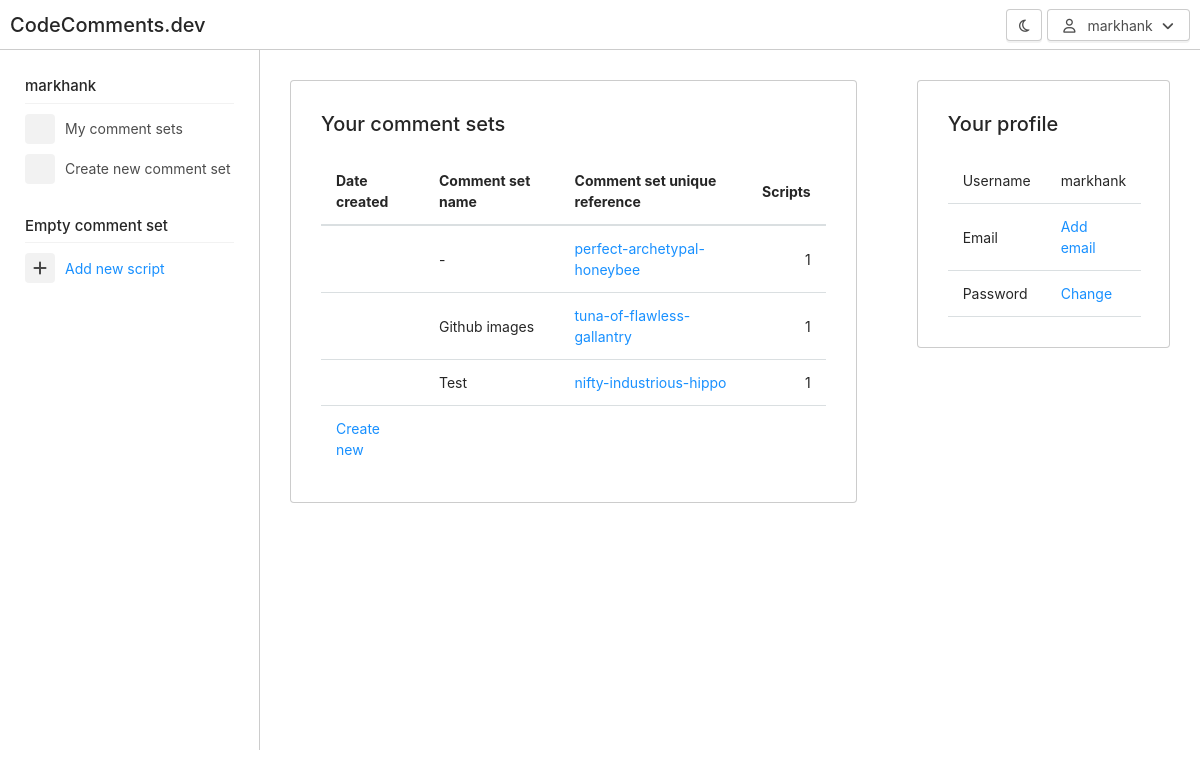
The app's page /profile (signed in) with its own data.
### project/models.py (models this page shows, shortened)
class User(UserMixin, db.Model):
    id = db.Column(db.Integer, primary_key=True)
    email = db.Column(db.String(100))
    password = db.Column(db.String(100))
    username = db.Column(db.String(100), unique=True)
    is_superuser = db.Column(db.Boolean)
    verified = db.Column(db.Boolean)
    unique_setup_key = db.Column(db.String(30))
    snapshots = db.relationship('Snapshot', backref='owner', lazy=True)

class Snapshot(db.Model):
    id = db.Column(db.Integer, primary_key=True)
    unique_reference = db.Column(db.String(100))
    nickname = db.Column(db.String(100))
    repo_author = db.Column(db.String(50))
    repo_name = db.Column(db.String(100))
    url = db.Column(db.String(300))
    owner_id = db.Column(db.ForeignKey('user.id'))
    date_snapped = db.Column(db.DateTime)
    date_last_comment = db.Column(db.DateTime)
    @property
    def date_snapped_timestamp(self):
        return datetime.timestamp(self.date_snapped)
    gists = db.relationship('Gist', backref='snapshot', lazy=True)
    @property
    def gist_count(self):
        gist_count = Gist.query.filter_by(snapshot_id = self.id).count()
        return gist_count

### project/auth.py (the view)
@auth.get('/profile')
@login_required
def profile():
    user_snapshots = Snapshot.query.filter_by(owner_id = current_user.id).all()
    return render_template('profile.html',
                           snapshot=None,
                           gist=None,
                           user_snapshots = user_snapshots)

### project/__init__.py (called while the page is built)
@login_manager.user_loader
def load_user(user_id):
    return User.query.get(int(user_id))

### project/templates/profile.html (shortened to what this page needs)
{% extends "base.html" %}
{% block stylesheets %}
<link rel="stylesheet" href="//cdn.datatables.net/1.10.25/css/jquery.dataTables.min.css">
{% endblock%}
{% block content %}
<div class="content-wrapper">
  <div class="container-fluid">
    <div class="row">
      <div class="col-8">
        <div class="card">
          <h2 class="card-title">
             Your comment sets
          </h2>
          <table class="table table-hover" id="comment_table">
            <thead>
              <tr>
                <th>Date created</th>
                <th>Comment set name</th>
                <th>Comment set unique reference</th>
                <th class="text-right">Scripts</th>
              </tr>
            </thead>
            <tbody>
              {% for row in user_snapshots|reverse %}
              <tr onclick='window.location="/{{ row.unique_reference }}"'>
                <td><span data-livestamp="{{ row.date_snapped_timestamp }}"></span></td>
                {% if row.nickname %}
                <td>{{ row.nickname }}</td>
                {% else %}
                <td>-</td>
                {% endif %}
                <td><a href="{{ url_for('main_blueprint.show_snapshot', snapshot_unique_reference = row.unique_reference) }}">{{ row.unique_reference }}</a></td>
                <td class="text-right">{{ row.gist_count }}</td>
              </tr>
            {% endfor %}
            <tr>
              <td><a href="{{ url_for('main_blueprint.new') }}"> Create new</a></td>
              <td></td>
              <td></td>
              <td></td>
            </tr>
            </tbody>
          </table>
        </div>
      </div>
      <div class="col-4">
        <div class="card">
          <h2 class="card-title">
             Your profile
          </h2>
          <table class="table">
            <tbody>
              <tr>
                <td>Username</td>
                <td>{{current_user.username}}</td>
              </tr>
              <tr>
                <td>Email</td>
                {% if current_user.email %}
                <td><a href="#modal-add-change-email">{{current_user.email}}</a></td>
                {% else %}
                <td><a href="#modal-add-change-email">Add email</a></td>
                {% endif %}
              </tr>
              <tr>
                <td>Password</td>
                <td><a href="#modal-change-password">Change</a></td>
              </tr>
        </div>
      </div>
    </div>
  </div>
</div>
{% endblock %}

### project/templates/base.html (shortened to what this page needs)
<!DOCTYPE html>
<html lang="en">
  <head>
    <link href="/static/halfmoon/css/halfmoon-variables.min.css" rel="stylesheet" />
    <link rel="stylesheet" href="https://pro-cdn.lineicons.com/3.0/regular/lineicons.css">
    <link rel="stylesheet" href="https://pro-cdn.lineicons.com/3.0/light/lineicons.css">
    <link href="https://cdn.lineicons.com/3.0/lineicons.css" rel="stylesheet">
    {% block stylesheets %}
    {% endblock %}
  </head>
  <body class="with-custom-webkit-scrollbars with-custom-css-scrollbars" data-dm-shortcut-enabled="true" data-sidebar-shortcut-enabled="true" data-set-preferred-theme-onload="true">
    <div id="page-wrapper" class="page-wrapper with-navbar with-sidebar with-navbar-fixed-bottom" data-sidebar-type="overlayed-sm-and-down">
      {% include 'navbar.html' %}
      {% include 'sidebar.html' %}
      {% block content %}
      {% endblock %}
    </div>
  </body>
</html>

### project/templates/navbar.html (shortened to what this page needs)
<nav class="navbar">
<a href="#" class="navbar-brand">
  CodeComments.dev
</a>
  <div class="navbar-content ml-auto">
      <button class="btn btn-action mr-5" type="button" onclick="toggle_dark()">
        <i class="fa fa-moon-o" aria-hidden="true"></i>
      </button>
      {% if current_user.is_authenticated %}
        <div class="dropdown with-arrow">
          <button class="btn" data-toggle="dropdown" type="button" id="..." aria-haspopup="true" aria-expanded="false">
              <i class="far fa-user"></i>&nbsp&nbsp {{ current_user.username }} <i class="fa fa-angle-down ml-5" aria-hidden="true"></i>
          </button>
        </div>
      {% endif %}
  </div>
</nav>

### project/templates/sidebar.html (shortened to what this page needs)
<div class="sidebar">
    <div class="sidebar-menu">
        {% if current_user.is_authenticated %}
        <h5 class="sidebar-title">{{ current_user.username }}</h5>
        <div class="sidebar-divider"></div>
        <a href="{{ url_for('auth_blueprint.profile') }}" class="sidebar-link sidebar-link-with-icon"><span class="sidebar-icon"></span> My comment sets</a>
        {% endif %}
        <a href="{{ url_for('main_blueprint.new') }}" class="sidebar-link sidebar-link-with-icon"><span class="sidebar-icon"></span> Create new comment set</a>
        <br>
      <h5 class="sidebar-title">
          {% if snapshot.unique_reference %}
            {{snapshot.display_name}}
          {% else %}
            Empty comment set
          {% endif %}</h5>
      <div class="sidebar-divider"></div>
        {% if not snapshot or snapshot.restricted == false or snapshot.owner_id == current_user.id %}
            {% if gist %}
            <a href="new-script" class="sidebar-link sidebar-link-with-icon"><span class="sidebar-icon"><i class="fas fa-plus"></i></span> Add new script</a>
            {% else %}
            <a href="new-script" class="sidebar-link active sidebar-link-with-icon"><span class="sidebar-icon"><i class="fas fa-plus"></i></span> Add new script</a>
            {% endif %}
        {% endif %}
      <br />
    </div>
</div>
<a href="#" class="sidebar-link sidebar-link-with-icon">
                    <span class="sidebar-icon">
                    </span>
                </a>

### records on screen
User: username "markhank"
Snapshot: unique_reference "perfect-archetypal-honeybee", gist_count "1"
Snapshot: nickname "Github images", unique_reference "tuna-of-flawless-gallantry", gist_count "1"
Snapshot: nickname "Test", unique_reference "nifty-industrious-hippo", gist_count "1"
